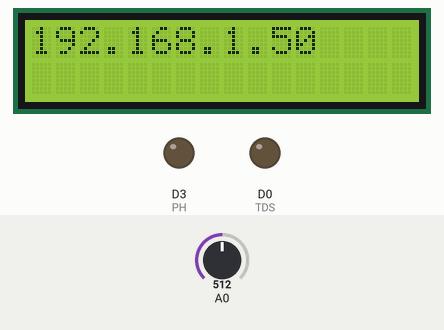
A sketch run on a simulated ESP8266 (NodeMCU). Parts: 16×2 character LCD, output pins drawn as LEDs (lit = HIGH). Inputs (shaded band) come from the test bench; at power-on: A0 = 512. WiFi joins after 1.5 s; servers stay silent unless stated; what the sketch prints to the serial monitor is not drawn.

Above: at 1.7 s.
At 2.7 s:
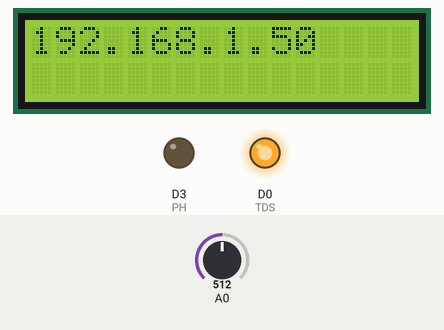
At 62.87 s:
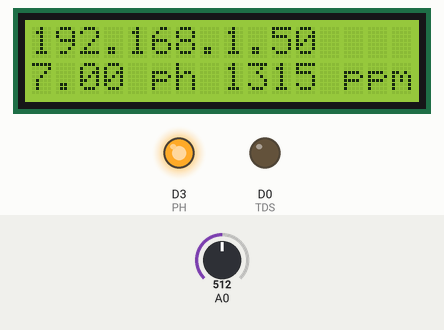
At 123.0 s:
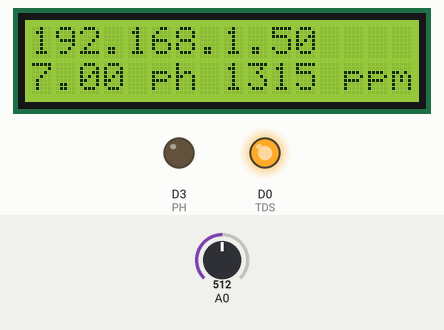
Timing chart, 0 to 124.5 s (numbered marks = the images above):
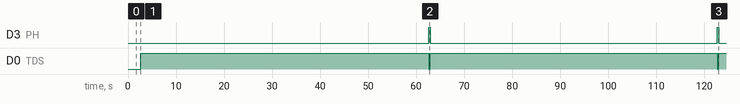

Measured:
- by itself, D3 (PH): alternates HIGH for 0.33 s and LOW for 59.7 s
- by itself, D0 (TDS): alternates HIGH for 59.8 s and LOW for 0.33 s
- what the display in image 0 shows lasts 61.2 s, from 1.6 s to 62.8 s

The sketch:

main.ino
```cpp
#ifdef ESP32
#include <WiFi.h>
#include <HTTPClient.h>
#else
#include <ESP8266WiFi.h>
#include <ESP8266HTTPClient.h>
#include <WiFiClientSecure.h>
#endif

#include <Wire.h>
#include <LiquidCrystal_I2C.h>
LiquidCrystal_I2C lcd(0x27, 16, 2);

//===========================================================> Deklarasi Sensor TDS Meter
#define TDS D0
#define VREF 5.0      // analog reference voltage(Volt) of the ADC
#define SCOUNT  30           // sum of sample point
int analogBuffer[SCOUNT];    // store the analog value in the array, read from ADC
int analogBufferTemp[SCOUNT];
int analogBufferIndex = 0, copyIndex = 0;
float averageVoltage = 0, tdsValue = 0, temperature = 25;
//========================================================================================

//===========================================================> Deklarasi Sensor PH 4502c
#define PH D3
int samples = 10;
float adc_resolution = 1024.0;
//======================================================================================

// Replace with your network credentials
const char* ssid     = "nodemcu";
const char* password = "nodemcu123";

// REPLACE with your Domain name and URL path or IP address with path
String host = "rendi-wahyu.000webhostapp.com";
const char fingerprint[] PROGMEM = "F3 1B B7 47 29 59 39 C1 91 7D B4 61 DA 4D EC 0D 8C E1 E7 C1";
const int httpPort = 443;  //HTTPS= 443 and HTTP = 80

String data = "";

void setup() {
  Serial.begin(115200);
  while (!Serial) {
    ; // wait for serial port to connect. Needed for native USB port only
  }

  WiFi.begin(ssid, password);
  Serial.println("Connecting");
  while (WiFi.status() != WL_CONNECTED) {
    delay(500);
    Serial.print(".");
  }
  Serial.println("");
  Serial.print("Connected to WiFi network with IP Address: ");
  Serial.println(WiFi.localIP());

  pinMode(TDS, OUTPUT);
  pinMode(PH, OUTPUT);

  lcd.init(); // initialize the lcd
  lcd.init();
  // Print a message to the LCD.
  lcd.backlight();
  lcd.setCursor(0, 0);
  lcd.print(WiFi.localIP());
  delay(1000);
}

float ph (float voltage) {
  return 7 + ((2.5 - voltage) / 0.18);
}

int readTDS() {
  digitalWrite(TDS, HIGH);
  digitalWrite(PH, LOW);
  return analogRead(0);
}

int readPH() {
  digitalWrite(TDS, LOW);
  digitalWrite(PH, HIGH);
  return analogRead(0);
}

void loop() {
  static unsigned long analogSampleTimepoint = millis();
  if (millis() - analogSampleTimepoint > 40U)  //every 40 milliseconds,read the analog value from the ADC
  {
    analogSampleTimepoint = millis();
    analogBuffer[analogBufferIndex] = readTDS();    //read the analog value and store into the buffer
    analogBufferIndex++;
    if (analogBufferIndex == SCOUNT)
      analogBufferIndex = 0;
  }
  static unsigned long printTimepoint = millis();
  if (millis() - printTimepoint > 60000U)
  {
    printTimepoint = millis();
    for (copyIndex = 0; copyIndex < SCOUNT; copyIndex++)
      analogBufferTemp[copyIndex] = analogBuffer[copyIndex];
    averageVoltage = getMedianNum(analogBufferTemp, SCOUNT) * (float)VREF / 1024.0; // read the analog value more stable by the median filtering algorithm, and convert to voltage value
    float compensationCoefficient = 1.0 + 0.02 * (temperature - 25.0); //temperature compensation formula: fFinalResult(25^C) = fFinalResult(current)/(1.0+0.02*(fTP-25.0));
    float compensationVolatge = averageVoltage / compensationCoefficient; //temperature compensation
    tdsValue = (133.42 * compensationVolatge * compensationVolatge * compensationVolatge - 255.86 * compensationVolatge * compensationVolatge + 857.39 * compensationVolatge) * 0.5; //convert voltage value to tds value
    //Serial.print("voltage:");
    //Serial.print(averageVoltage,2);
    //Serial.print("V   ");
    int measurings = 0;

    for (int i = 0; i < samples; i++)
    {
      measurings += readPH();
      delay(10);

    }

    float voltage = 5 / adc_resolution * measurings / samples;
    Serial.print("pH= ");
    Serial.println(ph(voltage));
    Serial.print("TDS Value:");
    Serial.print(tdsValue, 0);
    Serial.println("ppm");
    lcd.clear();
    lcd.setCursor(0, 0);
    lcd.print(WiFi.localIP());
    lcd.setCursor(0, 1);
    lcd.print(ph(voltage));
    lcd.print(" ph ");
    lcd.print(tdsValue, 0);
    lcd.print(" ppm");

    //Check WiFi connection status
    if (WiFi.status() == WL_CONNECTED) {

      WiFiClientSecure client;

      client.setInsecure();

      //  Serial.printf("Using fingerprint '%s'\n", fingerprint);
      client.setFingerprint(fingerprint);
      client.setTimeout(15000); // 15 Seconds
      client.setInsecure(); // this is the magical line that makes everything work

      if (!client.connect(host, httpPort)) { //works!
        Serial.println("connection failed");
        return;
      }

      // We now create a URI for the request
      data = "?ph=" + String(ph(voltage)) + "&ppm=" + String(tdsValue);
      String url = "/post.php";
      //        url += "?ph=10.00&ppm=8";
      url += data;

      Serial.print("Requesting URL: ");
      Serial.println(url);

      // This will send the request to the server
      client.print(String("GET ") + url + " HTTP/1.1\r\n" +
                   "Host: " + host + "\r\n" +
                   "Connection: close\r\n\r\n");

      Serial.println();
      Serial.println("closing connection");
    }
  }
}

int getMedianNum(int bArray[], int iFilterLen)
{
  int bTab[iFilterLen];
  for (byte i = 0; i < iFilterLen; i++)
    bTab[i] = bArray[i];
  int i, j, bTemp;
  for (j = 0; j < iFilterLen - 1; j++)
  {
    for (i = 0; i < iFilterLen - j - 1; i++)
    {
      if (bTab[i] > bTab[i + 1])
      {
        bTemp = bTab[i];
        bTab[i] = bTab[i + 1];
        bTab[i + 1] = bTemp;
      }
    }
  }
  if ((iFilterLen & 1) > 0)
    bTemp = bTab[(iFilterLen - 1) / 2];
  else
    bTemp = (bTab[iFilterLen / 2] + bTab[iFilterLen / 2 - 1]) / 2;
  return bTemp;
}
```
